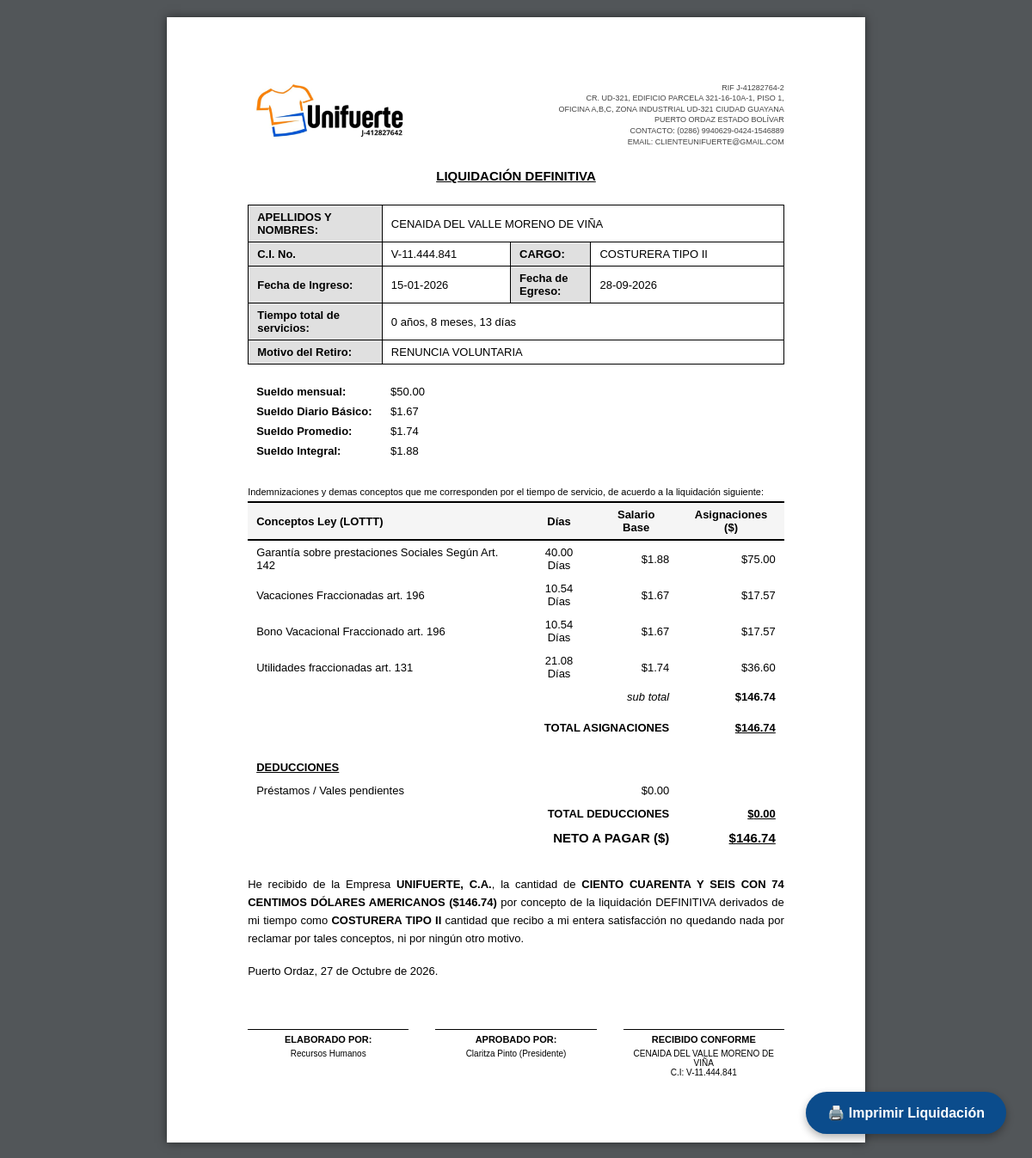
The app's page /Nomina/Prestaciones/imprimir_liquidacion.php?id=3 (signed in) with its own data.
### tables this page shows
CREATE TABLE `nomina_prestaciones` (
  `id` int(11) NOT NULL,
  `id_empleado` int(11) NOT NULL,
  `fecha_calculo` date DEFAULT NULL,
  `dias_acumulados` int(11) DEFAULT 0,
  `salario_promedio` decimal(15,2) DEFAULT 0.00,
  `monto_total` decimal(15,2) DEFAULT 0.00,
  `motivo` varchar(100) DEFAULT NULL,
  `estado` varchar(20) DEFAULT 'Pendiente'
);

CREATE TABLE `nomina_empleados` (
  `id` int(11) NOT NULL,
  `cedula` varchar(50) NOT NULL,
  `nombre` varchar(100) NOT NULL,
  `apellido` varchar(100) NOT NULL,
  `telefono` varchar(50) DEFAULT NULL,
  `banco` varchar(100) DEFAULT NULL,
  `nro_cuenta` varchar(20) DEFAULT NULL,
  `cargo` varchar(100) DEFAULT NULL,
  `horario` int(11) DEFAULT 1,
  `departamento` varchar(100) DEFAULT NULL,
  `salario_base` decimal(15,2) DEFAULT 0.00,
  `tipo_moneda` varchar(10) DEFAULT 'USD',
  `frecuencia_pago` varchar(50) DEFAULT 'Quincenal' COMMENT 'Semanal, Quincenal, Mensual',
  `fecha_ingreso` date DEFAULT NULL,
  `estado` varchar(20) DEFAULT 'Activo' COMMENT 'Activo, Inactivo, Vacaciones',
  `fecha_registro` datetime DEFAULT current_timestamp(),
  `cesta_ticket` decimal(15,2) DEFAULT 0.00,
  `bonos` decimal(15,2) DEFAULT 0.00
);

### Nomina/Prestaciones/imprimir_liquidacion.php (the view, shortened to what this page needs)
<?php
require_once '../../conexion.php';
$id_prestacion = intval($_GET['id'] ?? 0);
$q = mysqli_query($conexion, "
    SELECT p.*, e.nombre, e.apellido, e.cedula, e.cargo, e.fecha_ingreso, e.salario_base
    FROM nomina_prestaciones p
    INNER JOIN nomina_empleados e ON p.id_empleado = e.id
    WHERE p.id = $id_prestacion
");
$prest = mysqli_fetch_assoc($q);
$salario_mensual = floatval($prest['salario_base']) * 2;
$salario_diario_basico = $salario_mensual / 30;
$alic_bv = (15 * $salario_diario_basico) / 360;
$alic_uti = (30 * $salario_diario_basico) / 360;
$salario_integral_diario = $salario_diario_basico + $alic_bv + $alic_uti;
$salario_promedio = $salario_diario_basico + $alic_bv;
$ingreso = new DateTime($prest['fecha_ingreso']);
$egreso = new DateTime($prest['fecha_calculo']);
$diff = $ingreso->diff($egreso);
$anios = $diff->y;
$meses = $diff->m;
$dias = $diff->d;
$meses_antiguedad = ($anios * 12) + $meses;
$dias_prestaciones = $meses_antiguedad * 5;
$monto_prestaciones = $dias_prestaciones * $salario_integral_diario;
$meses_fraccion = $meses + ($dias / 30);
$dias_vac_frac = (15 / 12) * $meses_fraccion;
$dias_bvac_frac = (15 / 12) * $meses_fraccion;
$dias_uti_frac = (30 / 12) * $meses_fraccion;
$monto_vac_frac = $dias_vac_frac * $salario_diario_basico;
$monto_bvac_frac = $dias_bvac_frac * $salario_diario_basico;
$monto_uti_frac = $dias_uti_frac * $salario_promedio;
$indemnizacion_despido = ($prest['motivo'] === 'Despido Injustificado') ? $monto_prestaciones : 0;
$total_asig = $monto_prestaciones + $monto_vac_frac + $monto_bvac_frac + $monto_uti_frac + $indemnizacion_despido;
$total_neto = floatval($prest['monto_total']);
$deducciones = $total_asig - $total_neto;
function numeroALetras($num) {
    $unidades = ["", "UN", "DOS", "TRES", "CUATRO", "CINCO", "SEIS", "SIETE", "OCHO", "NUEVE"];
    $decenas = ["", "DIEZ", "VEINTE", "TREINTA", "CUARENTA", "CINCUENTA", "SESENTA", "SETENTA", "OCHENTA", "NOVENTA"];
    $num = floor($num);
    if ($num < 100) {
        $dec = floor($num / 10);
        $uni = $num % 10;
        return $decenas[$dec] . " Y " . $unidades[$uni];
    }
    if ($num > 100 && $num < 1000) {
        $cen = floor($num / 100);
        $resto = $num % 100;
        $centenas = ["", "CIENTO", "DOSCIENTOS", "TRESCIENTOS", "CUATROCIENTOS", "QUINIENTOS", "SEISCIENTOS", "SETECIENTOS", "OCHOCIENTOS", "NOVECIENTOS"];
        return $centenas[$cen] . ($resto > 0 ? " " . numeroALetras($resto) : "");
    }
    return $num;
}
$centavos = explode('.', number_format($total_neto, 2, '.', ''))[1] ?? '00';
$monto_letras = numeroALetras($total_neto);
$meses_es = ["Enero", "Febrero", "Marzo", "Abril", "Mayo", "Junio", "Julio", "Agosto", "Septiembre", "Octubre", "Noviembre", "Diciembre"];
$dia_impresion = date('d');
$mes_impresion = $meses_es[date('n') - 1];
$anio_impresion = date('Y');
?>
<!DOCTYPE html>
<html lang="es">
<head>
</head>
<body>
    <button class="btn-print no-print" onclick="window.print()">🖨️ Imprimir Liquidación</button>
    <div class="hoja">
        <div class="header">
            <img src="../../img/unifuerte.jpg" class="logo" alt="Logo Unifuerte">
            <div class="info-header">
                RIF J-41282764-2<br>
                CR. UD-321, EDIFICIO PARCELA 321-16-10A-1, PISO 1,<br>
                OFICINA A,B,C, ZONA INDUSTRIAL UD-321 CIUDAD GUAYANA<br>
                PUERTO ORDAZ ESTADO BOLÍVAR<br>
                CONTACTO: (0286) 9940629-0424-1546889<br>
                EMAIL: CLIENTEUNIFUERTE@GMAIL.COM
            </div>
        </div>
        <div class="titulo"><u>LIQUIDACIÓN DEFINITIVA</u></div>
        <table>
            <tr>
                <td class="bg-light" style="width: 25%;">APELLIDOS Y NOMBRES:</td>
                <td colspan="3"><?php echo mb_strtoupper($prest['nombre'] . ' ' . $prest['apellido'], 'UTF-8'); ?></td>
            </tr>
            <tr>
                <td class="bg-light">C.I. No.</td>
                <td><?php echo $prest['cedula']; ?></td>
                <td class="bg-light" style="width: 15%;">CARGO:</td>
                <td><?php echo mb_strtoupper($prest['cargo'], 'UTF-8'); ?></td>
            </tr>
            <tr>
                <td class="bg-light">Fecha de Ingreso:</td>
                <td><?php echo date('d-m-Y', strtotime($prest['fecha_ingreso'])); ?></td>
                <td class="bg-light">Fecha de Egreso:</td>
                <td><?php echo date('d-m-Y', strtotime($prest['fecha_calculo'])); ?></td>
            </tr>
            <tr>
                <td class="bg-light">Tiempo total de servicios:</td>
                <td colspan="3"><?php echo "$anios años, $meses meses, $dias días"; ?></td>
            </tr>
            <tr>
                <td class="bg-light">Motivo del Retiro:</td>
                <td colspan="3"><?php echo mb_strtoupper($prest['motivo'], 'UTF-8'); ?></td>
            </tr>
        </table>
        <table class="table-no-border" style="margin-bottom: 30px;">
            <tr>
                <td style="width: 25%;"><b>Sueldo mensual:</b></td>
                <td>$<?php echo number_format($salario_mensual, 2); ?></td>
            </tr>
            <tr>
                <td><b>Sueldo Diario Básico:</b></td>
                <td>$<?php echo number_format($salario_diario_basico, 2); ?></td>
            </tr>
            <tr>
                <td><b>Sueldo Promedio:</b></td>
                <td>$<?php echo number_format($salario_promedio, 2); ?></td>
            </tr>
            <tr>
                <td><b>Sueldo Integral:</b></td>
                <td>$<?php echo number_format($salario_integral_diario, 2); ?></td>
            </tr>
        </table>
        <p style="font-size: 11px; margin-bottom: 5px;">
            Indemnizaciones y demas conceptos que me corresponden por el tiempo de servicio, de acuerdo a la liquidación siguiente:
        </p>
        <table class="table-desglose" style="border: none;">
            <tr style="border-top: 2px solid #000; border-bottom: 2px solid #000;">
                <th style="border: none; text-align: left;">Conceptos Ley (LOTTT)</th>
                <th style="border: none;" class="text-center">Días</th>
                <th style="border: none;" class="text-right">Salario Base</th>
                <th style="border: none;" class="text-right">Asignaciones ($)</th>
            </tr>
            <tr>
                <td style="border: none;">Garantía sobre prestaciones Sociales Según Art. 142</td>
                <td style="border: none;" class="text-center"><?php echo number_format($dias_prestaciones, 2); ?> Días</td>
                <td style="border: none;" class="text-right">$<?php echo number_format($salario_integral_diario, 2); ?></td>
                <td style="border: none;" class="text-right">$<?php echo number_format($monto_prestaciones, 2); ?></td>
            </tr>
            <tr>
                <td style="border: none;">Vacaciones Fraccionadas art. 196</td>
                <td style="border: none;" class="text-center"><?php echo number_format($dias_vac_frac, 2); ?> Días</td>
                <td style="border: none;" class="text-right">$<?php echo number_format($salario_diario_basico, 2); ?></td>
                <td style="border: none;" class="text-right">$<?php echo number_format($monto_vac_frac, 2); ?></td>
            </tr>
            <tr>
                <td style="border: none;">Bono Vacacional Fraccionado art. 196</td>
                <td style="border: none;" class="text-center"><?php echo number_format($dias_bvac_frac, 2); ?> Días</td>
                <td style="border: none;" class="text-right">$<?php echo number_format($salario_diario_basico, 2); ?></td>
                <td style="border: none;" class="text-right">$<?php echo number_format($monto_bvac_frac, 2); ?></td>
            </tr>
            <tr>
                <td style="border: none;">Utilidades fraccionadas art. 131</td>
                <td style="border: none;" class="text-center"><?php echo number_format($dias_uti_frac, 2); ?> Días</td>
                <td style="border: none;" class="text-right">$<?php echo number_format($salario_promedio, 2); ?></td>
                <td style="border: none;" class="text-right">$<?php echo number_format($monto_uti_frac, 2); ?></td>
            </tr>
            <tr>
                <td colspan="3" style="border: none;" class="text-right"><i>sub total</i></td>
                <td style="border: none;" class="text-right"><b>$<?php echo number_format($total_asig, 2); ?></b></td>
            </tr>
            <tr>
                <td colspan="3" style="border: none; padding-top: 15px;" class="text-right"><b>TOTAL ASIGNACIONES</b></td>
                <td style="border: none; padding-top: 15px;" class="text-right"><u style="font-weight: bold;">$<?php echo number_format($total_asig, 2); ?></u></td>
            </tr>
            <tr>
                <td colspan="4" style="border: none; padding-top: 25px;"><b><u>DEDUCCIONES</u></b></td>
            </tr>
            <tr>
                <td colspan="2" style="border: none;">Préstamos / Vales pendientes</td>
                <td style="border: none;" class="text-right text-danger">$<?php echo number_format($deducciones, 2); ?></td>
                <td style="border: none;"></td>
            </tr>
            <tr>
                <td colspan="3" style="border: none;" class="text-right"><b>TOTAL DEDUCCIONES</b></td>
                <td style="border: none;" class="text-right text-danger"><u style="font-weight: bold;">$<?php echo number_format($deducciones, 2); ?></u></td>
            </tr>
            <tr>
                <td colspan="3" style="border: none; font-size: 15px;" class="text-right"><b>NETO A PAGAR ($)</b></td>
                <td style="border: none; font-size: 15px;" class="text-right"><u style="font-weight: bold;">$<?php echo number_format($total_neto, 2); ?></u></td>
            </tr>
        </table>
        <p style="margin-top: 30px; text-align: justify; line-height: 1.6;">
            He recibido de la Empresa <b>UNIFUERTE, C.A.</b>, la cantidad de <b><?php echo $monto_letras; ?> CON <?php echo $centavos; ?> CENTIMOS DÓLARES AMERICANOS ($<?php echo number_format($total_neto, 2); ?>)</b>
            por concepto de la liquidación DEFINITIVA derivados de mi tiempo como <b><?php echo mb_strtoupper($prest['cargo'], 'UTF-8'); ?></b>
            cantidad que recibo a mi entera satisfacción no quedando nada por reclamar por tales conceptos, ni por ningún otro motivo.
        </p>
        <p style="margin-top: 20px;">
            Puerto Ordaz, <?php echo $dia_impresion; ?> de <?php echo $mes_impresion; ?> de <?php echo $anio_impresion; ?>.
        </p>
        <div class="firmas">
            <div class="firma-box">
                <div class="linea-firma">ELABORADO POR:</div>
                <div style="font-size: 10px; margin-top: 5px;">Recursos Humanos</div>
            </div>
            <div class="firma-box">
                <div class="linea-firma">APROBADO POR:</div>
                <div style="font-size: 10px; margin-top: 5px;">Claritza Pinto (Presidente)</div>
            </div>
            <div class="firma-box">
                <div class="linea-firma">RECIBIDO CONFORME</div>
                <div style="font-size: 10px; margin-top: 5px;"><?php echo mb_strtoupper($prest['nombre'] . ' ' . $prest['apellido'], 'UTF-8'); ?><br>C.I: <?php echo $prest['cedula']; ?></div>
            </div>
        </div>
    </div>
</body>
</html>

### Nomina/Prestaciones/imprimir_liquidacion.php (style rules this page uses)
body { font-family: Arial, sans-serif; font-size: 13px; color: #000; background-color: #525659; margin: 0; padding: 20px; }
.hoja { background-color: #fff; width: 21.5cm; margin: 0 auto; padding: 2cm 2.5cm; box-shadow: 0 0 10px rgba(0,0,0,0.5); box-sizing: border-box; }
.header { display: flex; justify-content: space-between; align-items: flex-start; margin-bottom: 25px; }
.logo { max-width: 200px; height: auto; object-fit: contain; }
.info-header { text-align: right; font-size: 9px; color: #444; line-height: 1.4; }
.titulo { text-align: center; font-size: 15px; margin-bottom: 25px; font-weight: bold; }
table { width: 100%; border-collapse: collapse; margin-bottom: 20px; }
table, th, td { border: 1px solid #000; }
th, td { padding: 6px 10px; text-align: left; }
.bg-light { background-color: #e0e0e0; font-weight: bold; }
.table-no-border { border: none; }
.table-no-border td { border: none; padding: 4px 10px; }
.table-desglose th { text-align: center; background-color: #f5f5f5; }
.text-right { text-align: right; }
.text-center { text-align: center; }
.firmas { display: flex; justify-content: space-between; margin-top: 60px; }
.firma-box { text-align: center; width: 30%; }
.linea-firma { border-top: 1px solid #000; padding-top: 5px; font-size: 11px; font-weight: bold; }
.btn-print { position: fixed; bottom: 30px; right: 30px; background-color: #0B4C8C; color: #fff; border: none; padding: 15px 25px; border-radius: 50px; font-size: 16px; font-weight: bold; cursor: pointer; box-shadow: 0 4px 10px rgba(0,0,0,0.3); z-index: 1000; }

### records on screen
nomina_prestaciones: id_empleado.apellido "CENAIDA DEL VALLE MORENO DE VIÑA", id_empleado.cedula "V-11.444.841", id_empleado.cargo "COSTURERA TIPO II", id_empleado.fecha_ingreso "15-01-2026", fecha_calculo "28-09-2026", anios "0", meses "8", dias "13", motivo "RENUNCIA VOLUNTARIA", id_empleado.salario_base "50.00", id_empleado.salario_base "1.67", id_empleado.salario_base "1.74", id_empleado.salario_base "1.88", dias_prestaciones "40.00", monto_prestaciones "75.00", dias_vac_frac "10.54", monto_vac_frac "17.57", dias_bvac_frac "10.54", monto_bvac_frac "17.57", dias_uti_frac "21.08", monto_uti_frac "36.60", total_asig "146.74", deducciones "0.00", monto_total "146.74", monto_total "CIENTO CUARENTA Y SEIS", monto_total "74"
